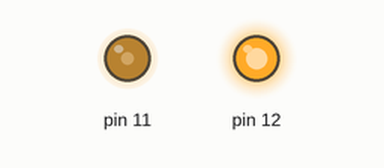
This sketch was run on a simulated Arduino Uno, built with avr-gcc and run on an emulated ATmega328P. On the bench: output pins drawn as LEDs (lit = HIGH).

Above: at 0.1 s.
Timing chart, 0 to 1.6 s (numbered marks = the images above):
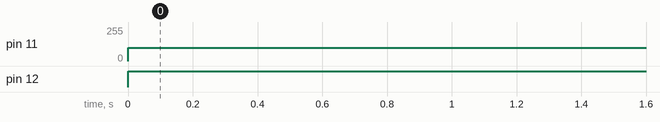

Measured:
- by itself, pin 11: 0/255 → 100/255 at 0.00 s
- by itself, pin 12: LOW → HIGH at 0.00 s

The sketch:

pwm.ino
```cpp
void setup() {
pinMode(11, OUTPUT);
pinMode(12, OUTPUT);

}

void loop() {
  analogWrite(11,100);
  analogWrite(12,200);
}
```
